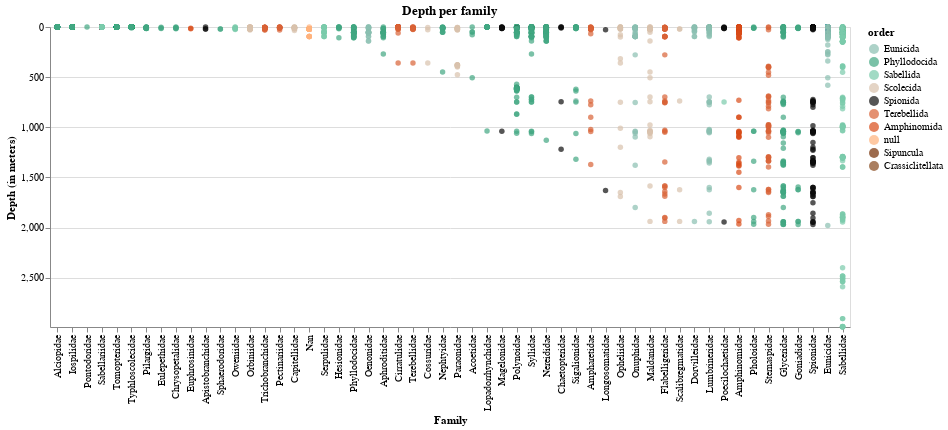

This figure's notebook cell:
### Code cell
temp = alt.Chart(teste, title='Depth per family', width=800).mark_circle().encode(
    x = alt.X('family', type='nominal', title='Family', 
              sort= alt.EncodingSortField('min_depth', op='max', order='ascending')),
    y = alt.Y('min_depth', type='quantitative', title='Depth (in meters)',
              scale = alt.Scale(domain=[max_y, min_y])),
    color= alt.Color('order', scale=alt.Scale(domain=ordens, range=cores)),
    tooltip = alt.Tooltip(['catalog_number', 'family','genus','species', 
                            'qualifier', 'start_year', 'determined_year','collector_full_name',
                            'country', 'state', 'locality', 'min_depth'])
)

temp.save('./graphs/depth/depth_per_family.html')
temp.facet(row='order').save('./graphs/depth/depth_per_family-facetado.html')

temp

### Figure 1 — Vega-Lite specification as saved in the notebook (floating-point values rounded to 4 significant figures; data arrays with more than 128 entries replaced by an {"elided": "..."} marker saying what was removed)
{"config": {"view": {"continuousWidth": 400, "continuousHeight": 300}}, "data": {"name": "data-1e7f53657736bee55855e01fa71b4d46"}, "mark": "circle", "encoding": {"color": {"type": "nominal", "field": "order", "scale": {"domain": ["Eunicida", "Phyllodocida", "Sabellida", "Scolecida", "Spionida", "Terebellida", "Amphinomida", NaN, "Sipuncula", "Crassiclitellata"], "range": ["#8ABFB0", "#41A681", "#7ACAAB", "#D9C2AD", "#0D0D0D", "#D96236", "#D94B18", "#FFB27C", "#732C02", "#86471B"]}}, "tooltip": [{"type": "nominal", "field": "catalog_number"}, {"type": "nominal", "field": "family"}, {"type": "nominal", "field": "genus"}, {"type": "nominal", "field": "species"}, {"type": "nominal", "field": "qualifier"}, {"type": "quantitative", "field": "start_year"}, {"type": "quantitative", "field": "determined_year"}, {"type": "nominal", "field": "collector_full_name"}, {"type": "nominal", "field": "country"}, {"type": "nominal", "field": "state"}, {"type": "nominal", "field": "locality"}, {"type": "quantitative", "field": "min_depth"}], "x": {"type": "nominal", "field": "family", "sort": {"field": "min_depth", "op": "max", "order": "ascending"}, "title": "Family"}, "y": {"type": "quantitative", "field": "min_depth", "scale": {"domain": [2992.0, 0.0]}, "title": "Depth (in meters)"}}, "title": "Depth per family", "width": 800, "$schema": "https://vega.github.io/schema/vega-lite/v4.8.1.json", "datasets": {"data-1e7f53657736bee55855e01fa71b4d46": {"elided": "3070 records"}}}
